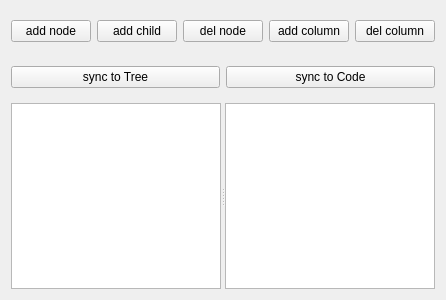
<?xml version="1.0" encoding="UTF-8"?>
<ui version="4.0">
 <class>TreeView</class>
 <widget class="QWidget" name="TreeView">
  <property name="geometry">
   <rect>
    <x>0</x>
    <y>0</y>
    <width>400</width>
    <height>300</height>
   </rect>
  </property>
  <property name="windowTitle">
   <string>Form</string>
  </property>
  <layout class="QVBoxLayout" name="verticalLayout">
   <item>
    <widget class="QWidget" name="widget" native="true">
     <property name="minimumSize">
      <size>
       <width>0</width>
       <height>40</height>
      </size>
     </property>
     <property name="maximumSize">
      <size>
       <width>16777215</width>
       <height>40</height>
      </size>
     </property>
     <layout class="QHBoxLayout" name="horizontalLayout_2">
      <property name="leftMargin">
       <number>0</number>
      </property>
      <property name="rightMargin">
       <number>0</number>
      </property>
      <item>
       <widget class="QPushButton" name="addNode">
        <property name="text">
         <string>add node</string>
        </property>
       </widget>
      </item>
      <item>
       <widget class="QPushButton" name="addChild">
        <property name="text">
         <string>add child</string>
        </property>
       </widget>
      </item>
      <item>
       <widget class="QPushButton" name="delNode">
        <property name="text">
         <string>del node</string>
        </property>
       </widget>
      </item>
      <item>
       <widget class="QPushButton" name="addCol">
        <property name="text">
         <string>add column</string>
        </property>
       </widget>
      </item>
      <item>
       <widget class="QPushButton" name="delCol">
        <property name="text">
         <string>del column</string>
        </property>
       </widget>
      </item>
     </layout>
    </widget>
   </item>
   <item>
    <widget class="QWidget" name="actions" native="true">
     <property name="sizePolicy">
      <sizepolicy hsizetype="Preferred" vsizetype="Fixed">
       <horstretch>0</horstretch>
       <verstretch>0</verstretch>
      </sizepolicy>
     </property>
     <property name="minimumSize">
      <size>
       <width>0</width>
       <height>40</height>
      </size>
     </property>
     <property name="maximumSize">
      <size>
       <width>16777215</width>
       <height>40</height>
      </size>
     </property>
     <layout class="QHBoxLayout" name="horizontalLayout">
      <property name="leftMargin">
       <number>0</number>
      </property>
      <property name="rightMargin">
       <number>0</number>
      </property>
      <item>
       <widget class="QPushButton" name="updateTree">
        <property name="text">
         <string>sync to Tree</string>
        </property>
       </widget>
      </item>
      <item>
       <widget class="QPushButton" name="udateCode">
        <property name="text">
         <string>sync to Code</string>
        </property>
       </widget>
      </item>
     </layout>
    </widget>
   </item>
   <item>
    <widget class="QSplitter" name="splitter">
     <property name="orientation">
      <enum>Qt::Horizontal</enum>
     </property>
     <widget class="QTreeView" name="tree"/>
     <widget class="QPlainTextEdit" name="code"/>
    </widget>
   </item>
  </layout>
 </widget>
 <resources/>
 <connections/>
</ui>
